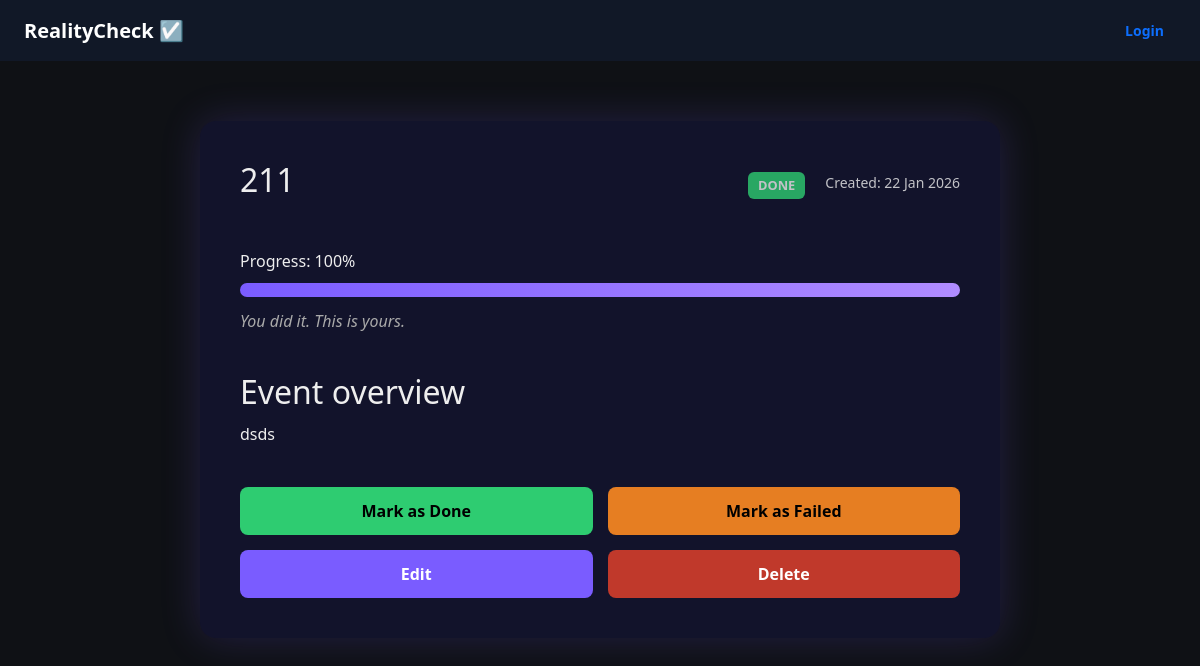
/events/5, run on an earlier commit of the app's database.
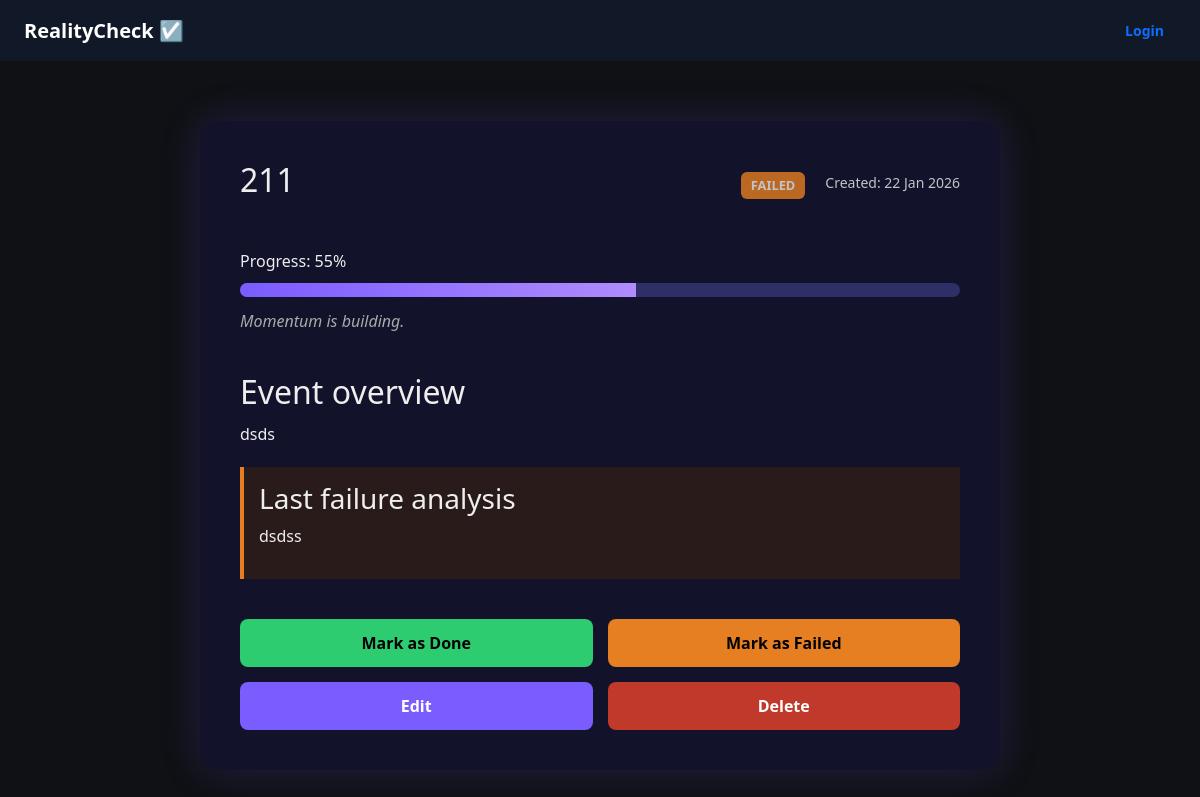
And on a later commit of the database.
### app/models/event.py (models this page shows)
class Event(Base):
    __tablename__ = "events"
    id: Mapped[int] = mapped_column(Integer, primary_key=True, index=True)
    title: Mapped[str] = mapped_column(String(100), nullable=False)
    description: Mapped[str] = mapped_column(String(100), nullable=True)
    progress: Mapped[int] = mapped_column(Integer, default=0)
    status: Mapped[str] = mapped_column(String(100), default="planned")
    failure_note: Mapped[str] = mapped_column(String(100), nullable=True)
    created_at: Mapped[datetime] = mapped_column(DateTime, default=datetime.utcnow)
    user_id: Mapped[int] = mapped_column(Integer, ForeignKey("users.id"), nullable=False)
    user = relationship("User", back_populates="events")

### app/api/pages.py (the view)
@router.get("/events/{event_id}", response_class=HTMLResponse)
def event_detail(request: Request, event_id: int, db: Session = Depends(get_db)):
    event = get_event_by_id(db, event_id)
    if not event:
        raise HTTPException(status_code=404, detail="Event not found")
    user = get_user_for_templates(request, db)
    return templates.TemplateResponse(
        "event_detail.html",
        {
            "request": request,
            "current_user": user,
            "event": event
        }
    )

### app/templates/event_detail.html (shortened to what this page needs)
{% extends "base.html" %}
{% block content %}
    <link rel="stylesheet" href="{{ url_for('static', path='css/event_detail.css') }}">
<div class="event-detail-container">
    <div class="event-header">
        <h1>{{ event.title }}</h1>
        <div class="event-meta">
            <span class="status {{ event.status }}">{{ event.status|upper }}</span>
            <span class="date">Created: {{ event.created_at.strftime("%d %b %Y") }}</span>
        </div>
    </div>
    <div class="event-progress">
        <div class="progress-label">
            Progress: {{ event.progress }}%
        </div>
        <div class="smart-progress">
            <div class="smart-progress-fill" style="width: {{ event.progress }}%"></div>
        </div>
        <div class="progress-message">
            {% if event.progress == 100 %}
                You did it. This is yours.
            {% elif event.progress >= 70 %}
                You're close. Don't stop now.
            {% elif event.progress >= 30 %}
                Momentum is building.
            {% else %}
                Every start is ugly. Keep going.
            {% endif %}
        </div>
    </div>
    <div class="event-overview">
        <h2>Event overview</h2>
        <p class="overview-text">
            {{ event.description or "No description yet." }}
        </p>
        {% if event.failure_note %}
        <div class="failure-box">
            <h3>Last failure analysis</h3>
            <p>{{ event.failure_note }}</p>
        </div>
        {% endif %}
    </div>
    <div class="event-actions">
        <form action="/events/{{ event.id }}/done" method="post">
            <button class="btn done">Mark as Done</button>
        </form>
        <form action="/events/{{ event.id }}/fail" method="get">
            <button class="btn failed">Mark as Failed</button>
        </form>
        <a href="/events/{{ event.id }}/edit" class="btn edit">Edit</a>
        <form action="/events/{{ event.id }}/delete" method="post">
            <button class="btn delete">Delete</button>
        </form>
    </div>
</div>
{% endblock %}

What changed in the data, as far as the page shows it:
changed Event "dsds": status "DONE" → "FAILED"; progress "100" → "55"; failure_note (not shown) → "dsdss"
Also different on the page:
text no longer shown: "You did it. This is yours."
text now shown: "Momentum is building. Last failure analysis"
